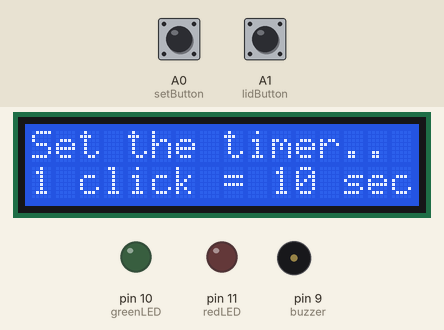
Recording of a sketch running on a simulated Arduino Uno, built with avr-gcc and run on an emulated ATmega328P. On the bench: 16×2 character LCD, output pins drawn as LEDs (lit = HIGH), buzzer (waves = sounding). The test bench sets the inputs (shaded band); at power-on: A0 (setButton) HIGH, A1 (lidButton) HIGH.

Above: at 2.8 s.
2.9 s: A0 (setButton) pulled LOW for 0.15 s
At 4.1 s:
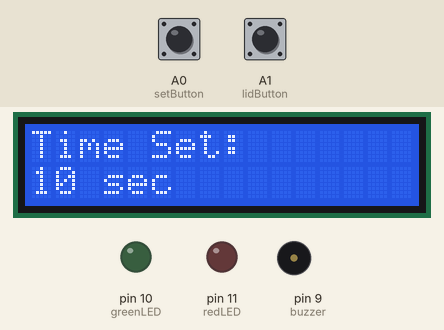
6.0 s: A1 (lidButton) pulled LOW for 0.15 s
At 6.4 s:
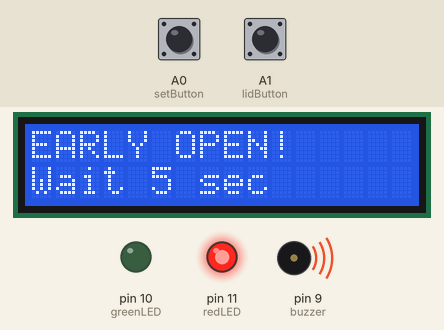
12.1 s: A1 (lidButton) pulled LOW for 1 s
At 12.7 s:
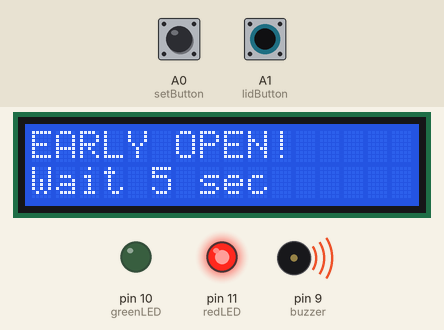
16.1 s: A1 (lidButton) pulled LOW for 3.2 s
At 31.88 s:
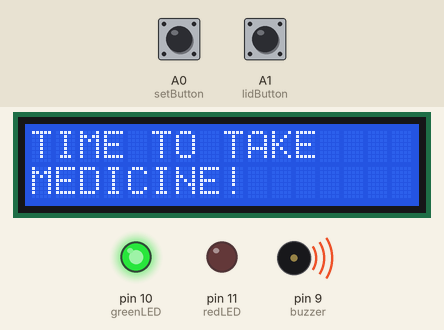
Timing chart, 0 to 33.4 s (numbered marks = the images above; inputs shaded):
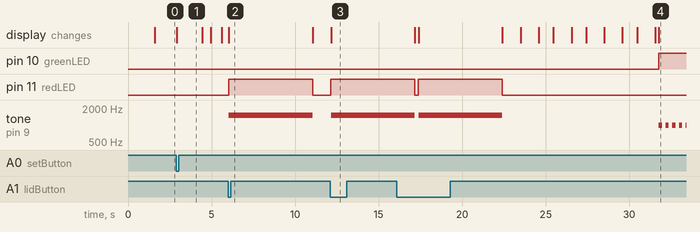

Measured:
- after the input at 2.9 s, the display: changes at once (image 1)
- after the input at 6.0 s, pin 11 (redLED): LOW → HIGH at once, → LOW 5.0 s later; tone on pin 9 (buzzer): silent → 1500 Hz after 0.05 s, → silent 5.0 s later; the display: changes after 0.05 s (image 2)
- after the input at 12.1 s, pin 11 (redLED): LOW → HIGH at once; tone on pin 9 (buzzer): silent → 1500 Hz after 0.06 s; the display: changes after 0.06 s (image 3)
- after the input at 16.1 s, pin 10 (greenLED): LOW → HIGH after 15.7 s instead of 10.4 s

The sketch:

FillPill.ino
```cpp
#include <Wire.h>
#include <LiquidCrystal_I2C.h>
#include <SoftwareSerial.h>
#include <RTClib.h>

// LCD
LiquidCrystal_I2C lcd(0x27, 16, 2);

// RTC
RTC_DS3231 rtc;

// GSM module
SoftwareSerial gsm(7, 8);  // RX=7, TX=8

// Buttons & buzzer
int setButton = A0;
int lidButton = A1;
int buzzer = 9;

// LEDs
int greenLED = 10;
int redLED = 11;

// Timer variables
unsigned long countdownStart = 0;
unsigned long remainingTime = 0;
unsigned long timerSeconds = 0;

bool countdownActive = false;
bool alarmActive = false;
unsigned long alarmStartTime = 0;

void setup() {

  Wire.begin();
  rtc.begin();
  gsm.begin(9600);

  pinMode(setButton, INPUT_PULLUP);
  pinMode(lidButton, INPUT_PULLUP);
  pinMode(buzzer, OUTPUT);

  pinMode(greenLED, OUTPUT);
  pinMode(redLED, OUTPUT);

  digitalWrite(greenLED, LOW);
  digitalWrite(redLED, LOW);

  lcd.init();
  lcd.backlight();
  lcd.clear();
  lcd.print("FILLPILL READY");
  delay(1500);

  lcd.clear();
  lcd.print("Set the timer..");
  lcd.setCursor(0, 1);
  lcd.print("1 click = 10 sec");
}

void loop() {

  // --------------------------------------------------------
  //   1) MULTI-CLICK SET BUTTON (each click = 10 sec)
  // --------------------------------------------------------
  if (!countdownActive && !alarmActive) {

    if (digitalRead(setButton) == LOW) {

      timerSeconds += 10;     // ✔ 1 click = 10 seconds
      remainingTime = timerSeconds;

      lcd.clear();
      lcd.print("Time Set:");
      lcd.setCursor(0, 1);
      lcd.print(timerSeconds);
      lcd.print(" sec");

      delay(300); // debounce

      // WAIT for more clicks
      unsigned long waitStart = millis();
      while (millis() - waitStart < 1200) {
        if (digitalRead(setButton) == LOW) {

          timerSeconds += 10;   // ✔ each extra click adds 10 seconds
          remainingTime = timerSeconds;

          lcd.clear();
          lcd.print("Time Set:");
          lcd.setCursor(0,1);
          lcd.print(timerSeconds);
          lcd.print(" sec");

          delay(300);
          waitStart = millis();  // reset wait timer
        }
      }

      // When user stops clicking → start countdown
      countdownActive = true;
      countdownStart = millis();

      lcd.clear();
      lcd.print("Countdown...");
      delay(500);
    }
  }

  // --------------------------------------------------------
  //   2) LIVE COUNTDOWN
  // --------------------------------------------------------
  if (countdownActive && !alarmActive) {

    unsigned long elapsed = (millis() - countdownStart) / 1000;
    long timeLeft = remainingTime - elapsed;

    if (timeLeft >= 0) {
      lcd.clear();
      lcd.print("Time Left:");
      lcd.setCursor(0, 1);
      lcd.print(timeLeft);
      lcd.print(" sec");
      delay(200);
    }

    // EARLY OPEN
    if (digitalRead(lidButton) == LOW) {

      digitalWrite(redLED, HIGH);

      lcd.clear();
      lcd.print("EARLY OPEN!");
      lcd.setCursor(0, 1);
      lcd.print("Wait 5 sec");

      tone(buzzer, 1500);
      delay(5000);
      noTone(buzzer);

      digitalWrite(redLED, LOW);

      if (elapsed >= remainingTime)
        remainingTime = timerSeconds;
      else
        remainingTime -= elapsed;

      countdownStart = millis();
      return;
    }

    // TIMER FINISHED → START ALARM
    if (timeLeft <= 0) {

      lcd.clear();
      lcd.print("TIME TO TAKE");
      lcd.setCursor(0, 1);
      lcd.print("MEDICINE!");

      alarmActive = true;
      alarmStartTime = millis();
      countdownActive = false;

      digitalWrite(greenLED, HIGH);  // GREEN LED ON
    }
  }

  // --------------------------------------------------------
  //   3) ALARM MODE (2-minute beep)
  // --------------------------------------------------------
  if (alarmActive) {

    tone(buzzer, 1000);
    delay(200);
    noTone(buzzer);
    delay(200);

    // ✔ CORRECT OPEN
    if (digitalRead(lidButton) == LOW) {

      lcd.clear();
      lcd.print("Medicine");
      lcd.setCursor(0, 1);
      lcd.print("Taken!");

      stopAlarm();
      restartTimer();

      digitalWrite(greenLED, LOW);
      delay(300);
      return;
    }

    // ❌ No open → SEND SMS
    if (millis() - alarmStartTime >= 30000) {

      lcd.clear();
      lcd.print("Sending SMS...");
      lcd.setCursor(0, 1);
      lcd.print("Not Taken!");

      sendSMS("Medicine NOT taken!");

      stopAlarm();
      restartTimer();
      return;
    }
  }
}

void stopAlarm() {
  noTone(buzzer);
  alarmActive = false;
  digitalWrite(greenLED, LOW);
}

void restartTimer() {
  countdownActive = true;
  countdownStart = millis();
  remainingTime = timerSeconds;

  lcd.clear();
  lcd.print("New Timer:");
  lcd.setCursor(0, 1);
  lcd.print(timerSeconds);
  lcd.print(" sec");
}

void sendSMS(String msg) {
  gsm.println("AT+CMGF=1");
  delay(300);

  gsm.println("AT+CMGS=\"+910000000000\""); // <-- YOUR NUMBER
  delay(300);

  gsm.println(msg);
  delay(200);

  gsm.write(26);  // CTRL+Z
  delay(500);

  lcd.clear();
  lcd.print("SMS SENT!");
}
```
